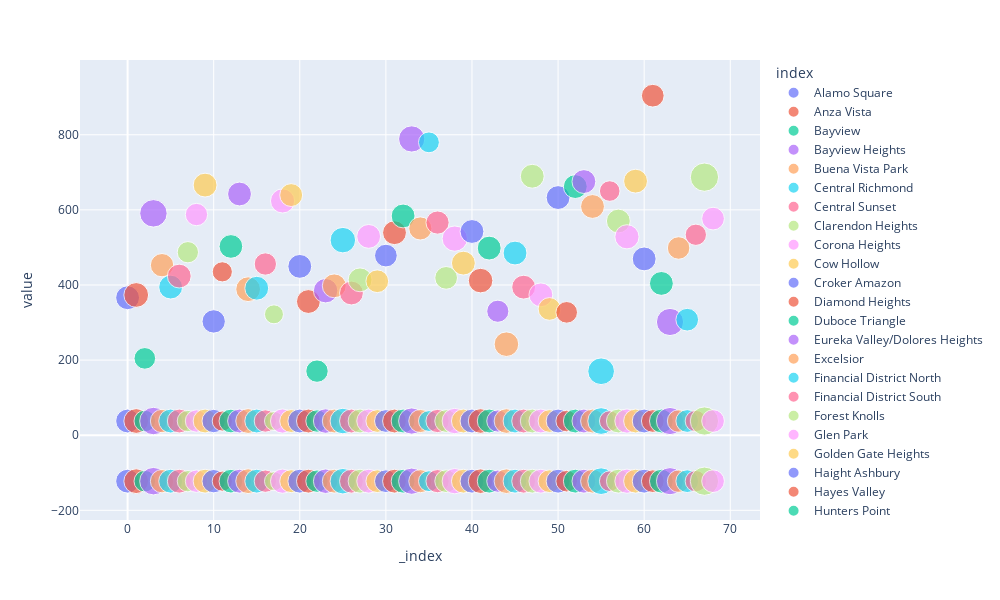

The notebook cell this image was saved under:
### Code cell
px.scatter(
    sfo_sales_map,
    size="gross_rent",
    color="index", width= 1000, height= 600
)

### Figure 1 — Plotly figure (JSON) as saved in the notebook; plotly's stock layout.template omitted (floating-point values rounded to 4 significant figures)
{"data": [{"hovertemplate": "index=Alamo Square<br>_index=%{x}<br>value=%{y}<br>gross_rent=%{marker.size}<extra></extra>", "legendgroup": "Alamo Square", "marker": {"color": "#636efa", "size": [2817.0, 2817.0, 2817.0], "sizemode": "area", "sizeref": 9.898, "symbol": "circle"}, "mode": "markers", "name": "Alamo Square", "orientation": "v", "showlegend": true, "type": "scatter", "x": [0, 0, 0], "xaxis": "x", "y": [366.0, 37.79, -122.4], "yaxis": "y"}, {"hovertemplate": "index=Anza Vista<br>_index=%{x}<br>value=%{y}<br>gross_rent=%{marker.size}<extra></extra>", "legendgroup": "Anza Vista", "marker": {"color": "#EF553B", "size": [3032.0, 3032.0, 3032.0], "sizemode": "area", "sizeref": 9.898, "symbol": "circle"}, "mode": "markers", "name": "Anza Vista", "orientation": "v", "showlegend": true, "type": "scatter", "x": [1, 1, 1], "xaxis": "x", "y": [373.4, 37.78, -122.4], "yaxis": "y"}, {"hovertemplate": "index=Bayview<br>_index=%{x}<br>value=%{y}<br>gross_rent=%{marker.size}<extra></extra>", "legendgroup": "Bayview", "marker": {"color": "#00cc96", "size": [2318.0, 2318.0, 2318.0], "sizemode": "area", "sizeref": 9.898, "symbol": "circle"}, "mode": "markers", "name": "Bayview", "orientation": "v", "showlegend": true, "type": "scatter", "x": [2, 2, 2], "xaxis": "x", "y": [204.6, 37.73, -122.4], "yaxis": "y"}, {"hovertemplate": "index=Bayview Heights<br>_index=%{x}<br>value=%{y}<br>gross_rent=%{marker.size}<extra></extra>", "legendgroup": "Bayview Heights", "marker": {"color": "#ab63fa", "size": [3739, 3739, 3739], "sizemode": "area", "sizeref": 9.898, "symbol": "circle"}, "mode": "markers", "name": "Bayview Heights", "orientation": "v", "showlegend": true, "type": "scatter", "x": [3, 3, 3], "xaxis": "x", "y": [590.8, 37.73, -122.4], "yaxis": "y"}, {"hovertemplate": "index=Buena Vista Park<br>_index=%{x}<br>value=%{y}<br>gross_rent=%{marker.size}<extra></extra>", "legendgroup": "Buena Vista Park", "marker": {"color": "#FFA15A", "size": [2699.0, 2699.0, 2699.0], "sizemode": "area", "sizeref": 9.898, "symbol": "circle"}, "mode": "markers", "name": "Buena Vista Park", "orientation": "v", "showlegend": true, "type": "scatter", "x": [4, 4, 4], "xaxis": "x", "y": [452.7, 37.77, -122.4], "yaxis": "y"}, {"hovertemplate": "index=Central Richmond<br>_index=%{x}<br>value=%{y}<br>gross_rent=%{marker.size}<extra></extra>", "legendgroup": "Central Richmond", "marker": {"color": "#19d3f3", "size": [2817.0, 2817.0, 2817.0], "sizemode": "area", "sizeref": 9.898, "symbol": "circle"}, "mode": "markers", "name": "Central Richmond", "orientation": "v", "showlegend": true, "type": "scatter", "x": [5, 5, 5], "xaxis": "x", "y": [394.4, 37.78, -122.4], "yaxis": "y"}, {"hovertemplate": "index=Central Sunset<br>_index=%{x}<br>value=%{y}<br>gross_rent=%{marker.size}<extra></extra>", "legendgroup": "Central Sunset", "marker": {"color": "#FF6692", "size": [2817.0, 2817.0, 2817.0], "sizemode": "area", "sizeref": 9.898, "symbol": "circle"}, "mode": "markers", "name": "Central Sunset", "orientation": "v", "showlegend": true, "type": "scatter", "x": [6, 6, 6], "xaxis": "x", "y": [423.7, 37.75, -122.5], "yaxis": "y"}, {"hovertemplate": "index=Clarendon Heights<br>_index=%{x}<br>value=%{y}<br>gross_rent=%{marker.size}<extra></extra>", "legendgroup": "Clarendon Heights", "marker": {"color": "#B6E880", "size": [2250.0, 2250.0, 2250.0], "sizemode": "area", "sizeref": 9.898, "symbol": "circle"}, "mode": "markers", "name": "Clarendon Heights", "orientation": "v", "showlegend": true, "type": "scatter", "x": [7, 7, 7], "xaxis": "x", "y": [487.2, 37.75, -122.4], "yaxis": "y"}, {"hovertemplate": "index=Corona Heights<br>_index=%{x}<br>value=%{y}<br>gross_rent=%{marker.size}<extra></extra>", "legendgroup": "Corona Heights", "marker": {"color": "#FF97FF", "size": [2472, 2472, 2472], "sizemode": "area", "sizeref": 9.898, "symbol": "circle"}, "mode": "markers", "name": "Corona Heights", "orientation": "v", "showlegend": true, "type": "scatter", "x": [8, 8, 8], "xaxis": "x", "y": [587.5, 37.79, -122.5], "yaxis": "y"}, {"hovertemplate": "index=Cow Hollow<br>_index=%{x}<br>value=%{y}<br>gross_rent=%{marker.size}<extra></extra>", "legendgroup": "Cow Hollow", "marker": {"color": "#FECB52", "size": [2817.0, 2817.0, 2817.0], "sizemode": "area", "sizeref": 9.898, "symbol": "circle"}, "mode": "markers", "name": "Cow Hollow", "orientation": "v", "showlegend": true, "type": "scatter", "x": [9, 9, 9], "xaxis": "x", "y": [666.0, 37.79, -122.4], "yaxis": "y"}, {"hovertemplate": "index=Croker Amazon<br>_index=%{x}<br>value=%{y}<br>gross_rent=%{marker.size}<extra></extra>", "legendgroup": "Croker Amazon", "marker": {"color": "#636efa", "size": [2699.0, 2699.0, 2699.0], "sizemode": "area", "sizeref": 9.898, "symbol": "circle"}, "mode": "markers", "name": "Croker Amazon", "orientation": "v", "showlegend": true, "type": "scatter", "x": [10, 10, 10], "xaxis": "x", "y": [303.0, 37.72, -122.4], "yaxis": "y"}, {"hovertemplate": "index=Diamond Heights<br>_index=%{x}<br>value=%{y}<br>gross_rent=%{marker.size}<extra></extra>", "legendgroup": "Diamond Heights", "marker": {"color": "#EF553B", "size": [2016, 2016, 2016], "sizemode": "area", "sizeref": 9.898, "symbol": "circle"}, "mode": "markers", "name": "Diamond Heights", "orientation": "v", "showlegend": true, "type": "scatter", "x": [11, 11, 11], "xaxis": "x", "y": [435.0, 37.73, -122.4], "yaxis": "y"}, {"hovertemplate": "index=Duboce Triangle<br>_index=%{x}<br>value=%{y}<br>gross_rent=%{marker.size}<extra></extra>", "legendgroup": "Duboce Triangle", "marker": {"color": "#00cc96", "size": [2780.0, 2780.0, 2780.0], "sizemode": "area", "sizeref": 9.898, "symbol": "circle"}, "mode": "markers", "name": "Duboce Triangle", "orientation": "v", "showlegend": true, "type": "scatter", "x": [12, 12, 12], "xaxis": "x", "y": [502.6, 37.77, -122.4], "yaxis": "y"}, {"hovertemplate": "index=Eureka Valley/Dolores Heights<br>_index=%{x}<br>value=%{y}<br>gross_rent=%{marker.size}<extra></extra>", "legendgroup": "Eureka Valley/Dolores Heights", "marker": {"color": "#ab63fa", "size": [2817.0, 2817.0, 2817.0], "sizemode": "area", "sizeref": 9.898, "symbol": "circle"}, "mode": "markers", "name": "Eureka Valley/Dolores Heights", "orientation": "v", "showlegend": true, "type": "scatter", "x": [13, 13, 13], "xaxis": "x", "y": [642.2, 37.76, -122.4], "yaxis": "y"}, {"hovertemplate": "index=Excelsior<br>_index=%{x}<br>value=%{y}<br>gross_rent=%{marker.size}<extra></extra>", "legendgroup": "Excelsior", "marker": {"color": "#FFA15A", "size": [3032.0, 3032.0, 3032.0], "sizemode": "area", "sizeref": 9.898, "symbol": "circle"}, "mode": "markers", "name": "Excelsior", "orientation": "v", "showlegend": true, "type": "scatter", "x": [14, 14, 14], "xaxis": "x", "y": [388.8, 37.73, -122.4], "yaxis": "y"}, {"hovertemplate": "index=Financial District North<br>_index=%{x}<br>value=%{y}<br>gross_rent=%{marker.size}<extra></extra>", "legendgroup": "Financial District North", "marker": {"color": "#19d3f3", "size": [2817.0, 2817.0, 2817.0], "sizemode": "area", "sizeref": 9.898, "symbol": "circle"}, "mode": "markers", "name": "Financial District North", "orientation": "v", "showlegend": true, "type": "scatter", "x": [15, 15, 15], "xaxis": "x", "y": [391.4, 37.79, -122.4], "yaxis": "y"}, {"hovertemplate": "index=Financial District South<br>_index=%{x}<br>value=%{y}<br>gross_rent=%{marker.size}<extra></extra>", "legendgroup": "Financial District South", "marker": {"color": "#FF6692", "size": [2472, 2472, 2472], "sizemode": "area", "sizeref": 9.898, "symbol": "circle"}, "mode": "markers", "name": "Financial District South", "orientation": "v", "showlegend": true, "type": "scatter", "x": [16, 16, 16], "xaxis": "x", "y": [455.8, 37.79, -122.4], "yaxis": "y"}, {"hovertemplate": "index=Forest Knolls<br>_index=%{x}<br>value=%{y}<br>gross_rent=%{marker.size}<extra></extra>", "legendgroup": "Forest Knolls", "marker": {"color": "#B6E880", "size": [1782.0, 1782.0, 1782.0], "sizemode": "area", "sizeref": 9.898, "symbol": "circle"}, "mode": "markers", "name": "Forest Knolls", "orientation": "v", "showlegend": true, "type": "scatter", "x": [17, 17, 17], "xaxis": "x", "y": [321.8, 37.76, -122.5], "yaxis": "y"}, {"hovertemplate": "index=Glen Park<br>_index=%{x}<br>value=%{y}<br>gross_rent=%{marker.size}<extra></extra>", "legendgroup": "Glen Park", "marker": {"color": "#FF97FF", "size": [2900.0, 2900.0, 2900.0], "sizemode": "area", "sizeref": 9.898, "symbol": "circle"}, "mode": "markers", "name": "Glen Park", "orientation": "v", "showlegend": true, "type": "scatter", "x": [18, 18, 18], "xaxis": "x", "y": [623.8, 37.73, -122.4], "yaxis": "y"}, {"hovertemplate": "index=Golden Gate Heights<br>_index=%{x}<br>value=%{y}<br>gross_rent=%{marker.size}<extra></extra>", "legendgroup": "Golden Gate Heights", "marker": {"color": "#FECB52", "size": [2601.0, 2601.0, 2601.0], "sizemode": "area", "sizeref": 9.898, "symbol": "circle"}, "mode": "markers", "name": "Golden Gate Heights", "orientation": "v", "showlegend": true, "type": "scatter", "x": [19, 19, 19], "xaxis": "x", "y": [639.4, 37.76, -122.5], "yaxis": "y"}, {"hovertemplate": "index=Haight Ashbury<br>_index=%{x}<br>value=%{y}<br>gross_rent=%{marker.size}<extra></extra>", "legendgroup": "Haight Ashbury", "marker": {"color": "#636efa", "size": [2817.0, 2817.0, 2817.0], "sizemode": "area", "sizeref": 9.898, "symbol": "circle"}, "mode": "markers", "name": "Haight Ashbury", "orientation": "v", "showlegend": true, "type": "scatter", "x": [20, 20, 20], "xaxis": "x", "y": [449.5, 37.77, -122.4], "yaxis": "y"}, {"hovertemplate": "index=Hayes Valley<br>_index=%{x}<br>value=%{y}<br>gross_rent=%{marker.size}<extra></extra>", "legendgroup": "Hayes Valley", "marker": {"color": "#EF553B", "size": [2817.0, 2817.0, 2817.0], "sizemode": "area", "sizeref": 9.898, "symbol": "circle"}, "mode": "markers", "name": "Hayes Valley", "orientation": "v", "showlegend": true, "type": "scatter", "x": [21, 21, 21], "xaxis": "x", "y": [355.9, 37.77, -122.4], "yaxis": "y"}, {"hovertemplate": "index=Hunters Point<br>_index=%{x}<br>value=%{y}<br>gross_rent=%{marker.size}<extra></extra>", "legendgroup": "Hunters Point", "marker": {"color": "#00cc96", "size": [2489, 2489, 2489], "sizemode": "area", "sizeref": 9.898, "symbol": "circle"}, "mode": "markers", "name": "Hunters Point", "orientation": "v", "showlegend": true, "type": "scatter", "x": [22, 22, 22], "xaxis": "x", "y": [170.6, 37.73, -122.4], "yaxis": "y"}, {"hovertemplate": "index=Ingleside Heights<br>_index=%{x}<br>value=%{y}<br>gross_rent=%{marker.size}<extra></extra>", "legendgroup": "Ingleside Heights", "marker": {"color": "#ab63fa", "size": [2960, 2960, 2960], "sizemode": "area", "sizeref": 9.898, "symbol": "circle"}, "mode": "markers", "name": "Ingleside Heights", "orientation": "v", "showlegend": true, "type": "scatter", "x": [23, 23, 23], "xaxis": "x", "y": [384.8, 37.72, -122.5], "yaxis": "y"}, {"hovertemplate": "index=Inner Mission<br>_index=%{x}<br>value=%{y}<br>gross_rent=%{marker.size}<extra></extra>", "legendgroup": "Inner Mission", "marker": {"color": "#FFA15A", "size": [2817.0, 2817.0, 2817.0], "sizemode": "area", "sizeref": 9.898, "symbol": "circle"}, "mode": "markers", "name": "Inner Mission", "orientation": "v", "showlegend": true, "type": "scatter", "x": [24, 24, 24], "xaxis": "x", "y": [397.7, 37.75, -122.4], "yaxis": "y"}, {"hovertemplate": "index=Inner Parkside<br>_index=%{x}<br>value=%{y}<br>gross_rent=%{marker.size}<extra></extra>", "legendgroup": "Inner Parkside", "marker": {"color": "#19d3f3", "size": [3224, 3224, 3224], "sizemode": "area", "sizeref": 9.898, "symbol": "circle"}, "mode": "markers", "name": "Inner Parkside", "orientation": "v", "showlegend": true, "type": "scatter", "x": [25, 25, 25], "xaxis": "x", "y": [519.4, 37.75, -122.5], "yaxis": "y"}, {"hovertemplate": "index=Inner Richmond<br>_index=%{x}<br>value=%{y}<br>gross_rent=%{marker.size}<extra></extra>", "legendgroup": "Inner Richmond", "marker": {"color": "#FF6692", "size": [2817.0, 2817.0, 2817.0], "sizemode": "area", "sizeref": 9.898, "symbol": "circle"}, "mode": "markers", "name": "Inner Richmond", "orientation": "v", "showlegend": true, "type": "scatter", "x": [26, 26, 26], "xaxis": "x", "y": [378.6, 37.77, -122.5], "yaxis": "y"}, {"hovertemplate": "index=Inner Sunset<br>_index=%{x}<br>value=%{y}<br>gross_rent=%{marker.size}<extra></extra>", "legendgroup": "Inner Sunset", "marker": {"color": "#B6E880", "size": [2817.0, 2817.0, 2817.0], "sizemode": "area", "sizeref": 9.898, "symbol": "circle"}, "mode": "markers", "name": "Inner Sunset", "orientation": "v", "showlegend": true, "type": "scatter", "x": [27, 27, 27], "xaxis": "x", "y": [413.7, 37.75, -122.5], "yaxis": "y"}, {"hovertemplate": "index=Jordan Park/Laurel Heights<br>_index=%{x}<br>value=%{y}<br>gross_rent=%{marker.size}<extra></extra>", "legendgroup": "Jordan Park/Laurel Heights", "marker": {"color": "#FF97FF", "size": [2817.0, 2817.0, 2817.0], "sizemode": "area", "sizeref": 9.898, "symbol": "circle"}, "mode": "markers", "name": "Jordan Park/Laurel Heights", "orientation": "v", "showlegend": true, "type": "scatter", "x": [28, 28, 28], "xaxis": "x", "y": [529.4, 37.79, -122.5], "yaxis": "y"}, {"hovertemplate": "index=Lake --The Presidio<br>_index=%{x}<br>value=%{y}<br>gross_rent=%{marker.size}<extra></extra>", "legendgroup": "Lake --The Presidio", "marker": {"color": "#FECB52", "size": [2555.0, 2555.0, 2555.0], "sizemode": "area", "sizeref": 9.898, "symbol": "circle"}, "mode": "markers", "name": "Lake --The Presidio", "orientation": "v", "showlegend": true, "type": "scatter", "x": [29, 29, 29], "xaxis": "x", "y": [410.0, 37.8, -122.5], "yaxis": "y"}, {"hovertemplate": "index=Lone Mountain<br>_index=%{x}<br>value=%{y}<br>gross_rent=%{marker.size}<extra></extra>", "legendgroup": "Lone Mountain", "marker": {"color": "#636efa", "size": [2555.0, 2555.0, 2555.0], "sizemode": "area", "sizeref": 9.898, "symbol": "circle"}, "mode": "markers", "name": "Lone Mountain", "orientation": "v", "showlegend": true, "type": "scatter", "x": [30, 30, 30], "xaxis": "x", "y": [478.2, 37.78, -122.5], "yaxis": "y"}, {"hovertemplate": "index=Lower Pacific Heights<br>_index=%{x}<br>value=%{y}<br>gross_rent=%{marker.size}<extra></extra>", "legendgroup": "Lower Pacific Heights", "marker": {"color": "#EF553B", "size": [2817.0, 2817.0, 2817.0], "sizemode": "area", "sizeref": 9.898, "symbol": "circle"}, "mode": "markers", "name": "Lower Pacific Heights", "orientation": "v", "showlegend": true, "type": "scatter", "x": [31, 31, 31], "xaxis": "x", "y": [539.2, 37.79, -122.4], "yaxis": "y"}, {"hovertemplate": "index=Marina<br>_index=%{x}<br>value=%{y}<br>gross_rent=%{marker.size}<extra></extra>", "legendgroup": "Marina", "marker": {"color": "#00cc96", "size": [2817.0, 2817.0, 2817.0], "sizemode": "area", "sizeref": 9.898, "symbol": "circle"}, "mode": "markers", "name": "Marina", "orientation": "v", "showlegend": true, "type": "scatter", "x": [32, 32, 32], "xaxis": "x", "y": [583.7, 37.8, -122.5], "yaxis": "y"}, {"hovertemplate": "index=Merced Heights<br>_index=%{x}<br>value=%{y}<br>gross_rent=%{marker.size}<extra></extra>", "legendgroup": "Merced Heights", "marker": {"color": "#ab63fa", "size": [3414, 3414, 3414], "sizemode": "area", "sizeref": 9.898, "symbol": "circle"}, "mode": "markers", "name": "Merced Heights", "orientation": "v", "showlegend": true, "type": "scatter", "x": [33, 33, 33], "xaxis": "x", "y": [788.8, 37.72, -122.5], "yaxis": "y"}, {"hovertemplate": "index=Midtown Terrace<br>_index=%{x}<br>value=%{y}<br>gross_rent=%{marker.size}<extra></extra>", "legendgroup": "Midtown Terrace", "marker": {"color": "#FFA15A", "size": [2648.0, 2648.0, 2648.0], "sizemode": "area", "sizeref": 9.898, "symbol": "circle"}, "mode": "markers", "name": "Midtown Terrace", "orientation": "v", "showlegend": true, "type": "scatter", "x": [34, 34, 34], "xaxis": "x", "y": [550.5, 37.75, -122.4], "yaxis": "y"}, {"hovertemplate": "index=Miraloma Park<br>_index=%{x}<br>value=%{y}<br>gross_rent=%{marker.size}<extra></extra>", "legendgroup": "Miraloma Park", "marker": {"color": "#19d3f3", "size": [2155.0, 2155.0, 2155.0], "sizemode": "area", "sizeref": 9.898, "symbol": "circle"}, "mode": "markers", "name": "Miraloma Park", "orientation": "v", "showlegend": true, "type": "scatter", "x": [35, 35, 35], "xaxis": "x", "y": [779.8, 37.73, -122.5], "yaxis": "y"}, {"hovertemplate": "index=Mission Bay<br>_index=%{x}<br>value=%{y}<br>gross_rent=%{marker.size}<extra></extra>", "legendgroup": "Mission Bay", "marker": {"color": "#FF6692", "size": [2664.0, 2664.0, 2664.0], "sizemode": "area", "sizeref": 9.898, "symbol": "circle"}, "mode": "markers", "name": "Mission Bay", "orientation": "v", "showlegend": true, "type": "scatter", "x": [36, 36, 36], "xaxis": "x", "y": [566.2, 37.78, -122.4], "yaxis": "y"}, {"hovertemplate": "index=Mission Dolores<br>_index=%{x}<br>value=%{y}<br>gross_rent=%{marker.size}<extra></extra>", "legendgroup": "Mission Dolores", "marker": {"color": "#B6E880", "size": [2555.0, 2555.0, 2555.0], "sizemode": "area", "sizeref": 9.898, "symbol": "circle"}, "mode": "markers", "name": "Mission Dolores", "orientation": "v", "showlegend": true, "type": "scatter", "x": [37, 37, 37], "xaxis": "x", "y": [418.9, 37.75, -122.4], "yaxis": "y"}, {"hovertemplate": "index=Mission Terrace<br>_index=%{x}<br>value=%{y}<br>gross_rent=%{marker.size}<extra></extra>", "legendgroup": "Mission Terrace", "marker": {"color": "#FF97FF", "size": [3173.0, 3173.0, 3173.0], "sizemode": "area", "sizeref": 9.898, "symbol": "circle"}, "mode": "markers", "name": "Mission Terrace", "orientation": "v", "showlegend": true, "type": "scatter", "x": [38, 38, 38], "xaxis": "x", "y": [523.5, 37.73, -122.4], "yaxis": "y"}, {"hovertemplate": "index=Nob Hill<br>_index=%{x}<br>value=%{y}<br>gross_rent=%{marker.size}<extra></extra>", "legendgroup": "Nob Hill", "marker": {"color": "#FECB52", "size": [2817.0, 2817.0, 2817.0], "sizemode": "area", "sizeref": 9.898, "symbol": "circle"}, "mode": "markers", "name": "Nob Hill", "orientation": "v", "showlegend": true, "type": "scatter", "x": [39, 39, 39], "xaxis": "x", "y": [458.2, 37.79, -122.4], "yaxis": "y"}, {"hovertemplate": "index=Noe Valley<br>_index=%{x}<br>value=%{y}<br>gross_rent=%{marker.size}<extra></extra>", "legendgroup": "Noe Valley", "marker": {"color": "#636efa", "size": [2817.0, 2817.0, 2817.0], "sizemode": "area", "sizeref": 9.898, "symbol": "circle"}, "mode": "markers", "name": "Noe Valley", "orientation": "v", "showlegend": true, "type": "scatter", "x": [40, 40, 40], "xaxis": "x", "y": [542.4, 37.75, -122.4], "yaxis": "y"}, {"hovertemplate": "index=North Beach<br>_index=%{x}<br>value=%{y}<br>gross_rent=%{marker.size}<extra></extra>", "legendgroup": "North Beach", "marker": {"color": "#EF553B", "size": [2991.0, 2991.0, 2991.0], "sizemode": "area", "sizeref": 9.898, "symbol": "circle"}, "mode": "markers", "name": "North Beach", "orientation": "v", "showlegend": true, "type": "scatter", "x": [41, 41, 41], "xaxis": "x", "y": [411.6, 37.8, -122.4], "yaxis": "y"}, {"hovertemplate": "index=North Waterfront<br>_index=%{x}<br>value=%{y}<br>gross_rent=%{marker.size}<extra></extra>", "legendgroup": "North Waterfront", "marker": {"color": "#00cc96", "size": [2818.0, 2818.0, 2818.0], "sizemode": "area", "sizeref": 9.898, "symbol": "circle"}, "mode": "markers", "name": "North Waterfront", "orientation": "v", "showlegend": true, "type": "scatter", "x": [42, 42, 42], "xaxis": "x", "y": [498.3, 37.8, -122.4], "yaxis": "y"}, {"hovertemplate": "index=Oceanview<br>_index=%{x}<br>value=%{y}<br>gross_rent=%{marker.size}<extra></extra>", "legendgroup": "Oceanview", "marker": {"color": "#ab63fa", "size": [2434, 2434, 2434], "sizemode": "area", "sizeref": 9.898, "symbol": "circle"}, "mode": "markers", "name": "Oceanview", "orientation": "v", "showlegend": true, "type": "scatter", "x": [43, 43, 43], "xaxis": "x", "y": [330.1, 37.72, -122.5], "yaxis": "y"}, {"hovertemplate": "index=Outer Mission<br>_index=%{x}<br>value=%{y}<br>gross_rent=%{marker.size}<extra></extra>", "legendgroup": "Outer Mission", "marker": {"color": "#FFA15A", "size": [2996.0, 2996.0, 2996.0], "sizemode": "area", "sizeref": 9.898, "symbol": "circle"}, "mode": "markers", "name": "Outer Mission", "orientation": "v", "showlegend": true, "type": "scatter", "x": [44, 44, 44], "xaxis": "x", "y": [242.4, 37.72, -122.4], "yaxis": "y"}, {"hovertemplate": "index=Outer Parkside<br>_index=%{x}<br>value=%{y}<br>gross_rent=%{marker.size}<extra></extra>", "legendgroup": "Outer Parkside", "marker": {"color": "#19d3f3", "size": [2817.0, 2817.0, 2817.0], "sizemode": "area", "sizeref": 9.898, "symbol": "circle"}, "mode": "markers", "name": "Outer Parkside", "orientation": "v", "showlegend": true, "type": "scatter", "x": [45, 45, 45], "xaxis": "x", "y": [485.0, 37.75, -122.4], "yaxis": "y"}, {"hovertemplate": "index=Outer Sunset<br>_index=%{x}<br>value=%{y}<br>gross_rent=%{marker.size}<extra></extra>", "legendgroup": "Outer Sunset", "marker": {"color": "#FF6692", "size": [2817.0, 2817.0, 2817.0], "sizemode": "area", "sizeref": 9.898, "symbol": "circle"}, "mode": "markers", "name": "Outer Sunset", "orientation": "v", "showlegend": true, "type": "scatter", "x": [46, 46, 46], "xaxis": "x", "y": [394.2, 37.75, -122.5], "yaxis": "y"}, {"hovertemplate": "index=Pacific Heights<br>_index=%{x}<br>value=%{y}<br>gross_rent=%{marker.size}<extra></extra>", "legendgroup": "Pacific Heights", "marker": {"color": "#B6E880", "size": [2817.0, 2817.0, 2817.0], "sizemode": "area", "sizeref": 9.898, "symbol": "circle"}, "mode": "markers", "name": "Pacific Heights", "orientation": "v", "showlegend": true, "type": "scatter", "x": [47, 47, 47], "xaxis": "x", "y": [689.6, 37.79, -122.4], "yaxis": "y"}, {"hovertemplate": "index=Park North<br>_index=%{x}<br>value=%{y}<br>gross_rent=%{marker.size}<extra></extra>", "legendgroup": "Park North", "marker": {"color": "#FF97FF", "size": [2817.0, 2817.0, 2817.0], "sizemode": "area", "sizeref": 9.898, "symbol": "circle"}, "mode": "markers", "name": "Park North", "orientation": "v", "showlegend": true, "type": "scatter", "x": [48, 48, 48], "xaxis": "x", "y": [373.7, 37.73, -122.5], "yaxis": "y"}, {"hovertemplate": "index=Parkside<br>_index=%{x}<br>value=%{y}<br>gross_rent=%{marker.size}<extra></extra>", "legendgroup": "Parkside", "marker": {"color": "#FECB52", "size": [2555.0, 2555.0, 2555.0], "sizemode": "area", "sizeref": 9.898, "symbol": "circle"}, "mode": "markers", "name": "Parkside", "orientation": "v", "showlegend": true, "type": "scatter", "x": [49, 49, 49], "xaxis": "x", "y": [336.2, 37.75, -122.5], "yaxis": "y"}, {"hovertemplate": "index=Parnassus/Ashbury Heights<br>_index=%{x}<br>value=%{y}<br>gross_rent=%{marker.size}<extra></extra>", "legendgroup": "Parnassus/Ashbury Heights", "marker": {"color": "#636efa", "size": [2817.0, 2817.0, 2817.0], "sizemode": "area", "sizeref": 9.898, "symbol": "circle"}, "mode": "markers", "name": "Parnassus/Ashbury Heights", "orientation": "v", "showlegend": true, "type": "scatter", "x": [50, 50, 50], "xaxis": "x", "y": [632.7, 37.76, -122.5], "yaxis": "y"}, {"hovertemplate": "index=Portola<br>_index=%{x}<br>value=%{y}<br>gross_rent=%{marker.size}<extra></extra>", "legendgroup": "Portola", "marker": {"color": "#EF553B", "size": [2318.0, 2318.0, 2318.0], "sizemode": "area", "sizeref": 9.898, "symbol": "circle"}, "mode": "markers", "name": "Portola", "orientation": "v", "showlegend": true, "type": "scatter", "x": [51, 51, 51], "xaxis": "x", "y": [327.1, 37.73, -122.4], "yaxis": "y"}, {"hovertemplate": "index=Potrero Hill<br>_index=%{x}<br>value=%{y}<br>gross_rent=%{marker.size}<extra></extra>", "legendgroup": "Potrero Hill", "marker": {"color": "#00cc96", "size": [2817.0, 2817.0, 2817.0], "sizemode": "area", "sizeref": 9.898, "symbol": "circle"}, "mode": "markers", "name": "Potrero Hill", "orientation": "v", "showlegend": true, "type": "scatter", "x": [52, 52, 52], "xaxis": "x", "y": [662.0, 37.73, -122.4], "yaxis": "y"}, {"hovertemplate": "index=Presidio Heights<br>_index=%{x}<br>value=%{y}<br>gross_rent=%{marker.size}<extra></extra>", "legendgroup": "Presidio Heights", "marker": {"color": "#ab63fa", "size": [2817.0, 2817.0, 2817.0], "sizemode": "area", "sizeref": 9.898, "symbol": "circle"}, "mode": "markers", "name": "Presidio Heights", "orientation": "v", "showlegend": true, "type": "scatter", "x": [53, 53, 53], "xaxis": "x", "y": [675.4, 37.79, -122.5], "yaxis": "y"}, {"hovertemplate": "index=Russian Hill<br>_index=%{x}<br>value=%{y}<br>gross_rent=%{marker.size}<extra></extra>", "legendgroup": "Russian Hill", "marker": {"color": "#FFA15A", "size": [2817.0, 2817.0, 2817.0], "sizemode": "area", "sizeref": 9.898, "symbol": "circle"}, "mode": "markers", "name": "Russian Hill", "orientation": "v", "showlegend": true, "type": "scatter", "x": [54, 54, 54], "xaxis": "x", "y": [609.0, 37.79, -122.4], "yaxis": "y"}, {"hovertemplate": "index=Silver Terrace<br>_index=%{x}<br>value=%{y}<br>gross_rent=%{marker.size}<extra></extra>", "legendgroup": "Silver Terrace", "marker": {"color": "#19d3f3", "size": [3528, 3528, 3528], "sizemode": "area", "sizeref": 9.898, "symbol": "circle"}, "mode": "markers", "name": "Silver Terrace", "orientation": "v", "showlegend": true, "type": "scatter", "x": [55, 55, 55], "xaxis": "x", "y": [170.3, 37.73, -122.4], "yaxis": "y"}, {"hovertemplate": "index=South Beach<br>_index=%{x}<br>value=%{y}<br>gross_rent=%{marker.size}<extra></extra>", "legendgroup": "South Beach", "marker": {"color": "#FF6692", "size": [2099, 2099, 2099], "sizemode": "area", "sizeref": 9.898, "symbol": "circle"}, "mode": "markers", "name": "South Beach", "orientation": "v", "showlegend": true, "type": "scatter", "x": [56, 56, 56], "xaxis": "x", "y": [650.1, 37.78, -122.4], "yaxis": "y"}, {"hovertemplate": "index=South of Market<br>_index=%{x}<br>value=%{y}<br>gross_rent=%{marker.size}<extra></extra>", "legendgroup": "South of Market", "marker": {"color": "#B6E880", "size": [2817.0, 2817.0, 2817.0], "sizemode": "area", "sizeref": 9.898, "symbol": "circle"}, "mode": "markers", "name": "South of Market", "orientation": "v", "showlegend": true, "type": "scatter", "x": [57, 57, 57], "xaxis": "x", "y": [570.3, 37.79, -122.4], "yaxis": "y"}, {"hovertemplate": "index=Sunnyside<br>_index=%{x}<br>value=%{y}<br>gross_rent=%{marker.size}<extra></extra>", "legendgroup": "Sunnyside", "marker": {"color": "#FF97FF", "size": [2900.0, 2900.0, 2900.0], "sizemode": "area", "sizeref": 9.898, "symbol": "circle"}, "mode": "markers", "name": "Sunnyside", "orientation": "v", "showlegend": true, "type": "scatter", "x": [58, 58, 58], "xaxis": "x", "y": [528.3, 37.73, -122.5], "yaxis": "y"}, {"hovertemplate": "index=Telegraph Hill<br>_index=%{x}<br>value=%{y}<br>gross_rent=%{marker.size}<extra></extra>", "legendgroup": "Telegraph Hill", "marker": {"color": "#FECB52", "size": [2817.0, 2817.0, 2817.0], "sizemode": "area", "sizeref": 9.898, "symbol": "circle"}, "mode": "markers", "name": "Telegraph Hill", "orientation": "v", "showlegend": true, "type": "scatter", "x": [59, 59, 59], "xaxis": "x", "y": [676.5, 37.8, -122.4], "yaxis": "y"}, {"hovertemplate": "index=Twin Peaks<br>_index=%{x}<br>value=%{y}<br>gross_rent=%{marker.size}<extra></extra>", "legendgroup": "Twin Peaks", "marker": {"color": "#636efa", "size": [2817.0, 2817.0, 2817.0], "sizemode": "area", "sizeref": 9.898, "symbol": "circle"}, "mode": "markers", "name": "Twin Peaks", "orientation": "v", "showlegend": true, "type": "scatter", "x": [60, 60, 60], "xaxis": "x", "y": [469.4, 37.75, -122.4], "yaxis": "y"}, {"hovertemplate": "index=Union Square District<br>_index=%{x}<br>value=%{y}<br>gross_rent=%{marker.size}<extra></extra>", "legendgroup": "Union Square District", "marker": {"color": "#EF553B", "size": [2555.0, 2555.0, 2555.0], "sizemode": "area", "sizeref": 9.898, "symbol": "circle"}, "mode": "markers", "name": "Union Square District", "orientation": "v", "showlegend": true, "type": "scatter", "x": [61, 61, 61], "xaxis": "x", "y": [904.0, 37.79, -122.4], "yaxis": "y"}, {"hovertemplate": "index=Van Ness/ Civic Center<br>_index=%{x}<br>value=%{y}<br>gross_rent=%{marker.size}<extra></extra>", "legendgroup": "Van Ness/ Civic Center", "marker": {"color": "#00cc96", "size": [2817.0, 2817.0, 2817.0], "sizemode": "area", "sizeref": 9.898, "symbol": "circle"}, "mode": "markers", "name": "Van Ness/ Civic Center", "orientation": "v", "showlegend": true, "type": "scatter", "x": [62, 62, 62], "xaxis": "x", "y": [404.2, 37.78, -122.4], "yaxis": "y"}, {"hovertemplate": "index=Visitacion Valley<br>_index=%{x}<br>value=%{y}<br>gross_rent=%{marker.size}<extra></extra>", "legendgroup": "Visitacion Valley", "marker": {"color": "#ab63fa", "size": [3657, 3657, 3657], "sizemode": "area", "sizeref": 9.898, "symbol": "circle"}, "mode": "markers", "name": "Visitacion Valley", "orientation": "v", "showlegend": true, "type": "scatter", "x": [63, 63, 63], "xaxis": "x", "y": [301.5, 37.73, -122.4], "yaxis": "y"}, {"hovertemplate": "index=West Portal<br>_index=%{x}<br>value=%{y}<br>gross_rent=%{marker.size}<extra></extra>", "legendgroup": "West Portal", "marker": {"color": "#FFA15A", "size": [2516.0, 2516.0, 2516.0], "sizemode": "area", "sizeref": 9.898, "symbol": "circle"}, "mode": "markers", "name": "West Portal", "orientation": "v", "showlegend": true, "type": "scatter", "x": [64, 64, 64], "xaxis": "x", "y": [498.5, 37.74, -122.5], "yaxis": "y"}, {"hovertemplate": "index=Western Addition<br>_index=%{x}<br>value=%{y}<br>gross_rent=%{marker.size}<extra></extra>", "legendgroup": "Western Addition", "marker": {"color": "#19d3f3", "size": [2555.0, 2555.0, 2555.0], "sizemode": "area", "sizeref": 9.898, "symbol": "circle"}, "mode": "markers", "name": "Western Addition", "orientation": "v", "showlegend": true, "type": "scatter", "x": [65, 65, 65], "xaxis": "x", "y": [307.6, 37.79, -122.4], "yaxis": "y"}, {"hovertemplate": "index=Westwood Highlands<br>_index=%{x}<br>value=%{y}<br>gross_rent=%{marker.size}<extra></extra>", "legendgroup": "Westwood Highlands", "marker": {"color": "#FF6692", "size": [2250.0, 2250.0, 2250.0], "sizemode": "area", "sizeref": 9.898, "symbol": "circle"}, "mode": "markers", "name": "Westwood Highlands", "orientation": "v", "showlegend": true, "type": "scatter", "x": [66, 66, 66], "xaxis": "x", "y": [533.7, 37.73, -122.5], "yaxis": "y"}, {"hovertemplate": "index=Westwood Park<br>_index=%{x}<br>value=%{y}<br>gross_rent=%{marker.size}<extra></extra>", "legendgroup": "Westwood Park", "marker": {"color": "#B6E880", "size": [3959, 3959, 3959], "sizemode": "area", "sizeref": 9.898, "symbol": "circle"}, "mode": "markers", "name": "Westwood Park", "orientation": "v", "showlegend": true, "type": "scatter", "x": [67, 67, 67], "xaxis": "x", "y": [687.1, 37.73, -122.5], "yaxis": "y"}, {"hovertemplate": "index=Yerba Buena<br>_index=%{x}<br>value=%{y}<br>gross_rent=%{marker.size}<extra></extra>", "legendgroup": "Yerba Buena", "marker": {"color": "#FF97FF", "size": [2555.0, 2555.0, 2555.0], "sizemode": "area", "sizeref": 9.898, "symbol": "circle"}, "mode": "markers", "name": "Yerba Buena", "orientation": "v", "showlegend": true, "type": "scatter", "x": [68, 68, 68], "xaxis": "x", "y": [576.7, 37.79, -122.4], "yaxis": "y"}], "layout": {"height": 600, "legend": {"itemsizing": "constant", "title": {"text": "index"}, "tracegroupgap": 0}, "margin": {"t": 60}, "width": 1000, "xaxis": {"anchor": "y", "autorange": false, "domain": [0, 1], "range": [-5.528, 73.45], "title": {"text": "_index"}, "type": "linear"}, "yaxis": {"anchor": "x", "autorange": false, "domain": [0, 1], "range": [-225.8, 999.1], "title": {"text": "value"}, "type": "linear"}}}
